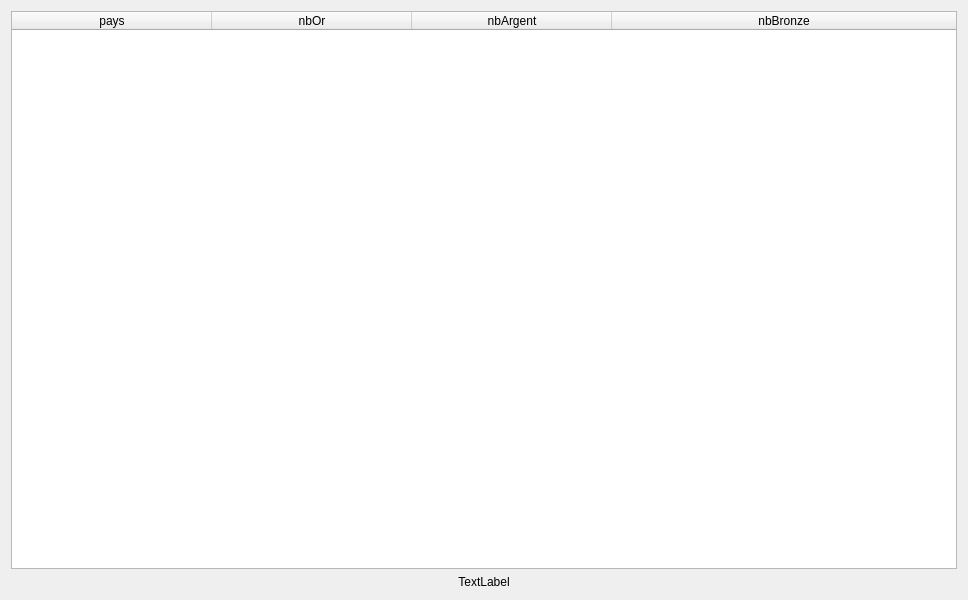
<?xml version="1.0" encoding="UTF-8"?>
<ui version="4.0">
 <class>fct_inte_2</class>
 <widget class="QDialog" name="fct_inte_2">
  <property name="geometry">
   <rect>
    <x>0</x>
    <y>0</y>
    <width>968</width>
    <height>600</height>
   </rect>
  </property>
  <property name="sizePolicy">
   <sizepolicy hsizetype="Preferred" vsizetype="Preferred">
    <horstretch>0</horstretch>
    <verstretch>0</verstretch>
   </sizepolicy>
  </property>
  <property name="minimumSize">
   <size>
    <width>0</width>
    <height>0</height>
   </size>
  </property>
  <property name="windowTitle">
   <string>Classement des pays</string>
  </property>
  <layout class="QVBoxLayout" name="verticalLayout">
   <item>
    <widget class="QTableWidget" name="table_fct_inte_2">
     <attribute name="horizontalHeaderMinimumSectionSize">
      <number>50</number>
     </attribute>
     <attribute name="horizontalHeaderDefaultSectionSize">
      <number>200</number>
     </attribute>
     <attribute name="horizontalHeaderStretchLastSection">
      <bool>true</bool>
     </attribute>
     <attribute name="verticalHeaderVisible">
      <bool>false</bool>
     </attribute>
     <column>
      <property name="text">
       <string>pays</string>
      </property>
     </column>
     <column>
      <property name="text">
       <string>nbOr</string>
      </property>
     </column>
     <column>
      <property name="text">
       <string>nbArgent</string>
      </property>
     </column>
     <column>
      <property name="text">
       <string>nbBronze</string>
      </property>
     </column>
    </widget>
   </item>
   <item>
    <widget class="QLabel" name="label_fct_inte_2">
     <property name="text">
      <string>TextLabel</string>
     </property>
     <property name="alignment">
      <set>Qt::AlignCenter</set>
     </property>
    </widget>
   </item>
  </layout>
 </widget>
 <resources/>
 <connections/>
</ui>
